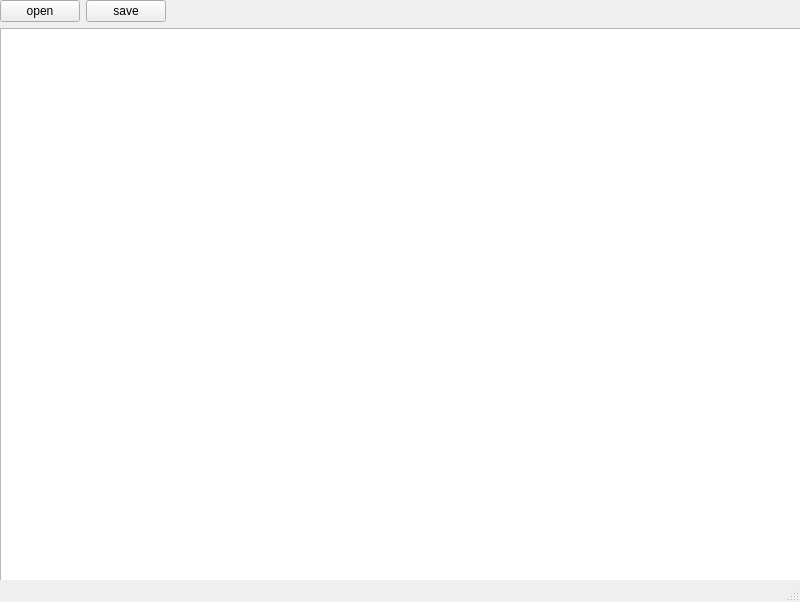
<?xml version="1.0" encoding="UTF-8"?>
<ui version="4.0">
 <class>MainWindow</class>
 <widget class="QMainWindow" name="MainWindow">
  <property name="geometry">
   <rect>
    <x>0</x>
    <y>0</y>
    <width>800</width>
    <height>602</height>
   </rect>
  </property>
  <property name="windowTitle">
   <string>MainWindow</string>
  </property>
  <widget class="QWidget" name="centralwidget">
   <widget class="QWidget" name="verticalLayoutWidget">
    <property name="geometry">
     <rect>
      <x>0</x>
      <y>0</y>
      <width>801</width>
      <height>581</height>
     </rect>
    </property>
    <layout class="QVBoxLayout" name="verticalLayout">
     <item>
      <layout class="QHBoxLayout" name="horizontalLayout">
       <item>
        <widget class="QPushButton" name="openButton">
         <property name="text">
          <string>open</string>
         </property>
        </widget>
       </item>
       <item>
        <widget class="QPushButton" name="saveButton">
         <property name="text">
          <string>save</string>
         </property>
        </widget>
       </item>
       <item>
        <spacer name="horizontalSpacer">
         <property name="orientation">
          <enum>Qt::Horizontal</enum>
         </property>
         <property name="sizeHint" stdset="0">
          <size>
           <width>40</width>
           <height>20</height>
          </size>
         </property>
        </spacer>
       </item>
      </layout>
     </item>
     <item>
      <widget class="QTableView" name="tableView"/>
     </item>
    </layout>
   </widget>
  </widget>
  <widget class="QStatusBar" name="statusbar"/>
 </widget>
 <resources/>
 <connections/>
</ui>
